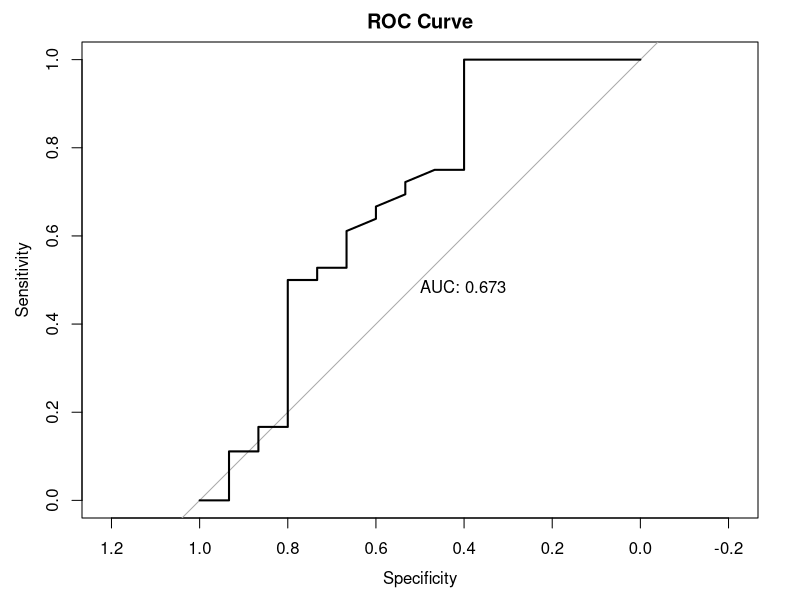
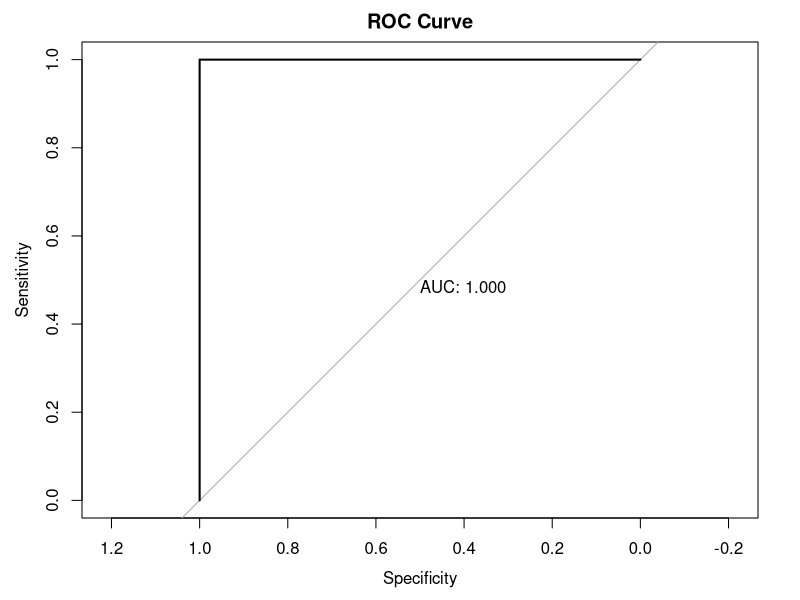
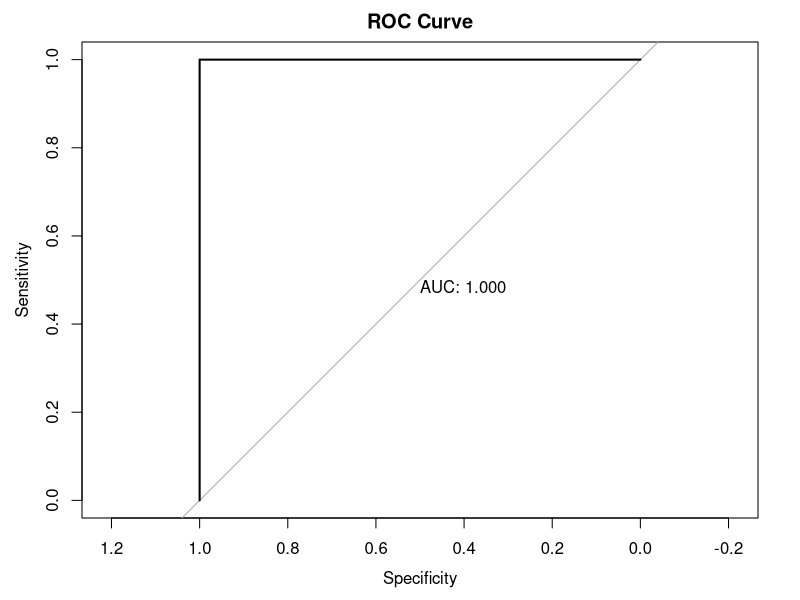
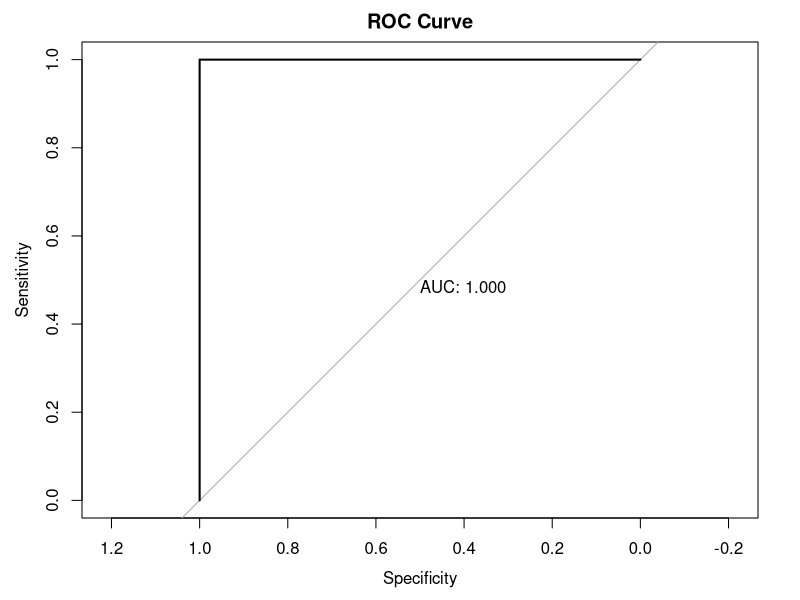
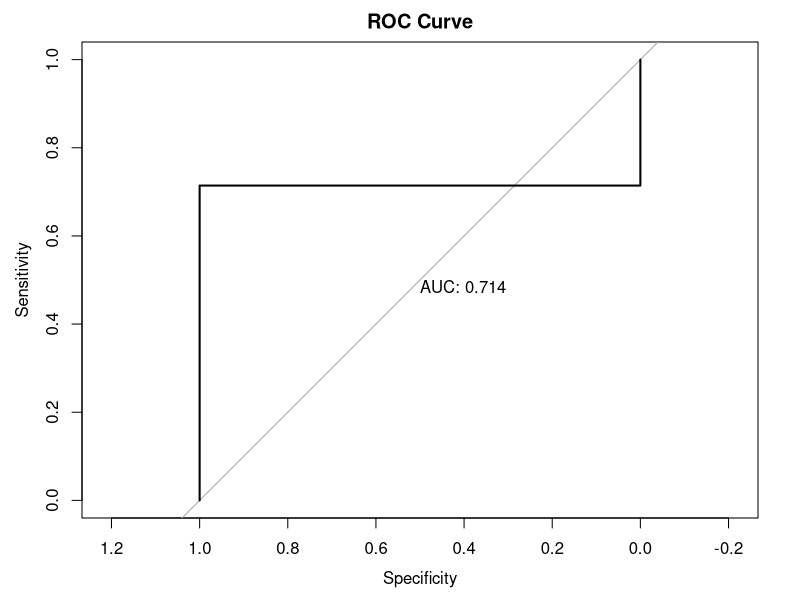
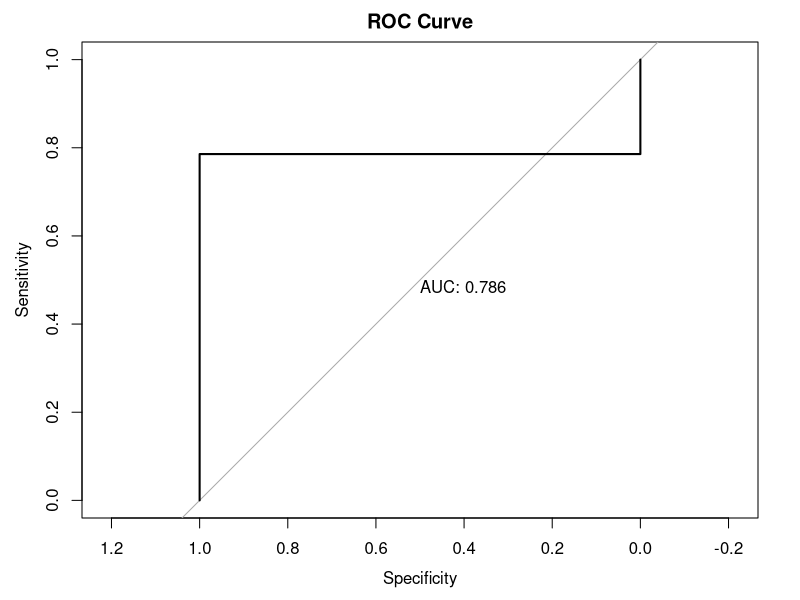
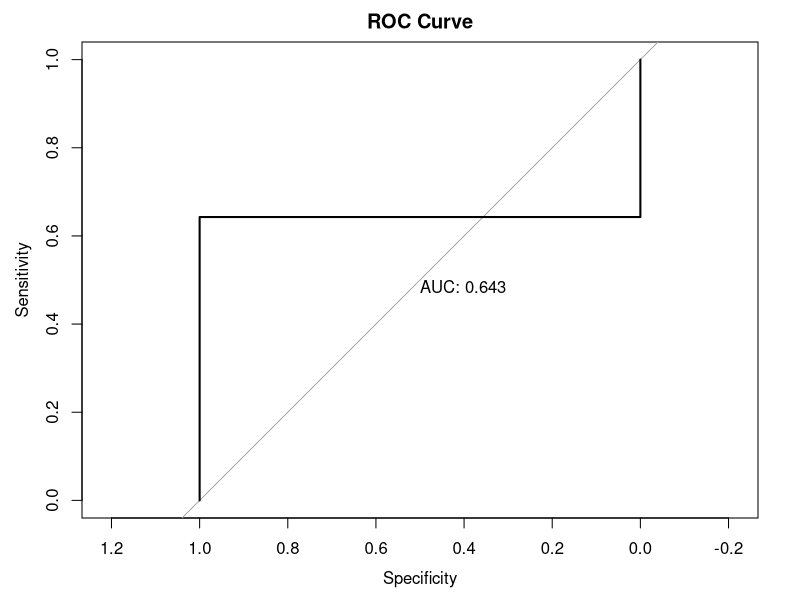
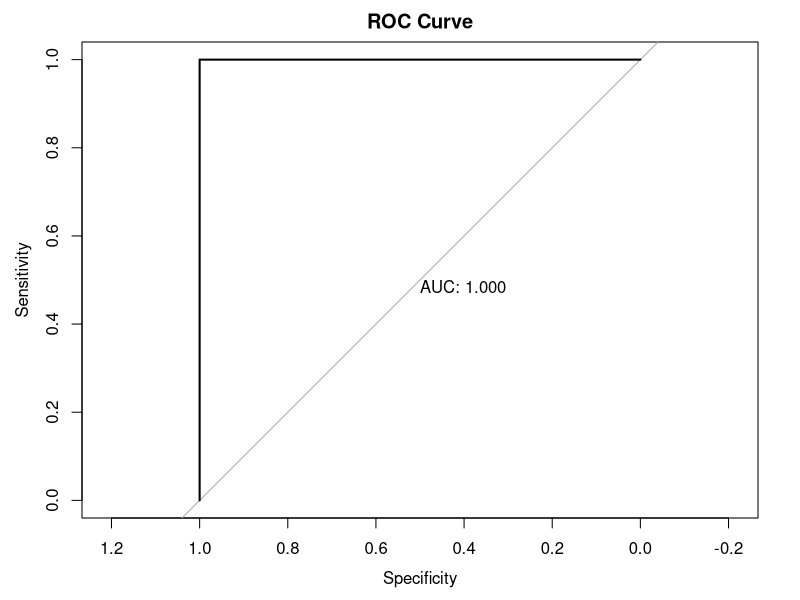

The R source for these figures, in order:
## ---- chunk 1
suppressPackageStartupMessages({
    library(tidyverse)
    library(caret)
    library(pROC)
})
## ---- chunk 2
## Sample scores for the train set (80% of the randomly selected COAD samples)
## Only the top 15 validated RAVs
sampleScore_sub <- read.csv("data/sampleScore_train.csv", row.names = 1) # 261 samples x 15 RAVs

## Training set's metadata: character variables
charTb <- read.csv("data/meta_train_char.csv", row.names = 1) # 261 samples x 182 metadata attributes (char)

## All the metadata for training data with >10% completeness (for color)
meta_train <- read.csv("data/meta_train_all.csv", row.names = 1) # 261 samples x 869 metadata attributes (>10% complete)

## Convert character variables into the `factor` data type
factorTb <- meta_train
factorTb[sapply(factorTb, is.character)] <- lapply(factorTb[sapply(factorTb, is.character)], factor)
## ---- chunk 3
#' Function to preprocess data
#' 
#' @param data A matrix with taxa (row) and samples (column), stored in the 
#' assay slot of the TreeSummarizedExperiment object.
#' @param min Integer(1). The minimum number of samples detecting the feature.
#' Default is 0.
#' 
preprocess_data <- function(data, min = 0) {
  keep_features <- rowSums(data > 0) >= min
  data <- data[keep_features, ]
  return(data)
}

#' Evaluate Random Forest classification model using ROC curve
#' 
#' @import caret
#' @import pROC
#' 
#' @param data A matrix with taxa (row) and samples (column), stored in the 
#' assay slot of the TreeSummarizedExperiment object.
#' @param labels A vector of outcomes. The number of samples and the length of 
#' labels should be same.
#' @param min Integer(1). The minimum number of samples detecting the feature.
#' Default is 0.
#' @param p The percentage of data that goes to training. Between 0 and 1. Default is 0.8.
#' @param aucOnly If `TRUE`, this function returns only the AUC. 
#' 
#' @examples
#' se <- curated_cmd |>
#'     filter(study_name == "HanniganGD_2017") |>
#'     filter(disease %in% c("Healthy", "Colorectal Carcinoma")) |>
#'     select(where(~ !all(is.na(.x)))) |> 
#'     returnSamples("relative_abundance", rownames = "short")
#' 
#' data <- assay(se)
#' labels <- colData(se)$disease %>% factor
#' evaluateRFmodel(data, labels)
#' 
evaluateRFmodel <- function(data, labels, p = 0.8, min = 0, aucOnly = FALSE) {
    
    ## Sanity check
    if (ncol(data) != length(labels)) {
        msg <- "The number of samples and the length of labels are different."
        stop(msg)
    }
    
    ## Preprocess data
    data <- preprocess_data(data, min = min)
  
    ## Split data into training and test sets
    train_index <- createDataPartition(labels, p = p, list = FALSE)
    train_data <- data[,train_index] |> t()
    train_labels <- labels[train_index]
    test_data <- data[,-train_index] |> t()
    test_labels <- labels[-train_index]
  
    ## Binary or Multinomial Logit
    lvs <- levels(train_labels)
    nlvs <- nlevels(train_labels)
    if (nlvs == 2) {
        train_metric <- "Accuracy"
    } else if (nlvs > 2) {
        train_metric <- "MultinomialLogitMetric"
    }
    
    ## Train random forest model with nested cross-validation
    rf_model <- train(
        train_data, train_labels,
        method = "rf", # random forest
        metric = train_metric,
        trControl = trainControl(
            method = "repeatedcv", # repeating cross-validation
            number = 5, # number of re-sampling iterations
            repeats = 5,
            search = "random"),
        tuneLength = 20
    )
  
    ## Evaluate model performance on test set
    predictions <- predict(rf_model, newdata = test_data, type = "prob")
    
    ## Generate ROC curve
    if (nlvs == 2) {
        roc_obj <- roc(response = factor(test_labels, levels = lvs),
                       predictor = predictions[, 2],
                       levels = rev(lvs))
        if (isTRUE(aucOnly)) {
            return(roc_obj$auc)
        } else {
            plot(roc_obj, print.auc = TRUE, main = "ROC Curve") # plot ROC curve
        }
    } else {
        roc_obj <- multiclass.roc(response = factor(test_labels, levels = lvs),
                                  predictor = predictions)
        if (isFALSE(aucOnly)) {
            msg <- "A multiclass AUC is a mean of several auc and cannot be plotted."
            message(msg)
        }
        return(roc_obj$auc)
    }
}
## ---- chunk 4
validated_RAVs <- c("RAV188", "RAV832", "RAV579", "RAV1166", "RAV220")
# target_attr <- "patient.lymphatic_invasion"
# target_RAVs <- c("RAV220", "RAV833", "RAV1575", validated_RAVs) %>% unique
target_attr <- "patient.bcr_canonical_check.bcr_patient_canonical_status"
target_RAVs <- c("RAV1302", "RAV517", validated_RAVs) %>% unique
# target_attr <- "pathologic_stage"
# target_RAVs <- c("RAV832", "RAV61", "RAV834")

labels <- factorTb[[target_attr]]
nonNALabels <- which(!is.na(labels))
data <- sampleScore_sub[,target_RAVs]

train_data <- data[nonNALabels,]
train_labels <- labels[nonNALabels]

set.seed(1234)
evaluateRFmodel(data = t(train_data), labels = train_labels)
## ---- chunk 5
# validated_RAVs <- c("RAV188", "RAV832", "RAV579", "RAV1166", "RAV220")
validated_RAVs <- c("RAV61", "RAV188", "RAV192", "RAV220", "RAV324", "RAV517", "RAV579", "RAV832", "RAV833", "RAV834", "RAV868", "RAV1008", "RAV1166", "RAV1302", "RAV1575")
# target_attr <- "patient.lymphatic_invasion"
# target_RAVs <- c("RAV220", "RAV833", "RAV1575", validated_RAVs) %>% unique
#target_attr <- "patient.bcr_canonical_check.bcr_patient_canonical_status"
target_attr <- "patient.microsatellite_instability"
target_RAVs <- c(validated_RAVs) %>% unique
# target_attr <- "pathologic_stage"
# target_RAVs <- c("RAV832", "RAV61", "RAV834")
  

validated_RAVs <- c("RAV61", "RAV188", "RAV192", "RAV220", "RAV324", "RAV517", "RAV579", "RAV832", "RAV833", "RAV834", "RAV868", "RAV1008", "RAV1166", "RAV1302", "RAV1575")
target_attr <- "patient.microsatellite_instability"

labels <- factorTb[[target_attr]]
nonNALabels <- which(!is.na(labels))
data <- sampleScore_sub[,validated_RAVs]

train_data <- data[nonNALabels,]
train_labels <- labels[nonNALabels]

set.seed(1234)
evaluateRFmodel(data = t(train_data), labels = train_labels)
## ---- chunk 6
validated_RAVs <- c("RAV61", "RAV188", "RAV192", "RAV220", "RAV324", "RAV517", "RAV579", "RAV832", "RAV833", "RAV834", "RAV868", "RAV1008", "RAV1166", "RAV1302", "RAV1575")
target_attr <- "patient.microsatellite_instability"

labels <- factorTb[[target_attr]]
nonNALabels <- which(!is.na(labels))
data <- sampleScore_sub[,validated_RAVs]

train_data <- data[nonNALabels,]
train_labels <- labels[nonNALabels]

set.seed(1234)
evaluateRFmodel(data = t(train_data), labels = train_labels)
## ---- chunk 7
validated_RAVs <- c("RAV61", "RAV188", "RAV192", "RAV220", "RAV324", "RAV517", "RAV579", "RAV832", "RAV833", "RAV834") #Removing RAVs 868, 1008, 1166, 1302, 1575 has no effect
# Removing RAV834 lowered the score by 0.143 (AUC score: 0.857)
target_attr <- "patient.microsatellite_instability"

labels <- factorTb[[target_attr]]
nonNALabels <- which(!is.na(labels))
data <- sampleScore_sub[,validated_RAVs]

train_data <- data[nonNALabels,]
train_labels <- labels[nonNALabels]

set.seed(1234)
evaluateRFmodel(data = t(train_data), labels = train_labels)
## ---- chunk 8
validated_RAVs <- c("RAV192", "RAV1575") # Add on RAV832 AUC: 0.786, RAV833: 0.857, RAV834: 1.00

target_attr <- "patient.microsatellite_instability"

labels <- factorTb[[target_attr]]
nonNALabels <- which(!is.na(labels))
data <- sampleScore_sub[,validated_RAVs]

train_data <- data[nonNALabels,]
train_labels <- labels[nonNALabels]

set.seed(1234)
evaluateRFmodel(data = t(train_data), labels = train_labels)
## ---- chunk 9
validated_RAVs <- c("RAV61", "RAV188", "RAV192", "RAV220", "RAV324", "RAV517", "RAV579", "RAV832", "RAV833", "RAV868", "RAV1008", "RAV1166", "RAV1302", "RAV1575") #Removing only 834 lowers the score by 0.214 (AUC: 0.786)
target_attr <- "patient.microsatellite_instability"

labels <- factorTb[[target_attr]]
nonNALabels <- which(!is.na(labels))
data <- sampleScore_sub[,validated_RAVs]

train_data <- data[nonNALabels,]
train_labels <- labels[nonNALabels]

set.seed(1234)
evaluateRFmodel(data = t(train_data), labels = train_labels)
## ---- chunk 10
validated_RAVs <- c("RAV61", "RAV188", "RAV192", "RAV220", "RAV324", "RAV517", "RAV579", "RAV868", "RAV1008", "RAV1166", "RAV1302", "RAV1575") #Removing 832, 833, and 834 lowers the score by 0.357 (AUC: 0.643)
target_attr <- "patient.microsatellite_instability"

labels <- factorTb[[target_attr]]
nonNALabels <- which(!is.na(labels))
data <- sampleScore_sub[,validated_RAVs]

train_data <- data[nonNALabels,]
train_labels <- labels[nonNALabels]

set.seed(1234)
evaluateRFmodel(data = t(train_data), labels = train_labels)
## ---- chunk 11
#All 15 validated RAVs: 61, 188, 192, 220, 324, 517, 579, 832, 833, 834, 868, 1008, 1166, 1302, 1575

validated_RAVs <- c("RAV834", "RAV1575")
target_attr <- "patient.microsatellite_instability"

labels <- factorTb[[target_attr]]
nonNALabels <- which(!is.na(labels))
data <- sampleScore_sub[,validated_RAVs]

train_data <- data[nonNALabels,]
train_labels <- labels[nonNALabels]

set.seed(1234)
evaluateRFmodel(data = t(train_data), labels = train_labels)
## ---- chunk 12
#All 15 validated RAVs: 61, 188, 192, 220, 324, 517, 579, 832, 833, 834, 868, 1008, 1166, 1302, 1575
#Remove RAV 834 completely. Remove one RAV and run the evaluation model with the other 13 RAVs.

validated_RAVs <- c("RAV61", "RAV188", "RAV192", "RAV220", "RAV324", "RAV579", "RAV832", "RAV833", "RAV868", "RAV1008", "RAV1166", "RAV1302", "RAV1575")
target_attr <- "patient.microsatellite_instability"

labels <- factorTb[[target_attr]]
nonNALabels <- which(!is.na(labels))
data <- sampleScore_sub[,validated_RAVs]

train_data <- data[nonNALabels,]
train_labels <- labels[nonNALabels]

set.seed(1234)
evaluateRFmodel(data = t(train_data), labels = train_labels)

## ---- chunk 13
#All 15 validated RAVs: 61, 188, 192, 220, 324, 517, 579, 832, 833, 834, 868, 1008, 1166, 1302, 1575
#Remove RAVs 517 and 834 completely. Remove one RAV and run the evaluation model with the other 12 RAVs.

validated_RAVs <- c("RAV61", "RAV188", "RAV192", "RAV220", "RAV324", "RAV579", "RAV832", "RAV833", "RAV868", "RAV1008", "RAV1166", "RAV1302")
target_attr <- "patient.microsatellite_instability"

labels <- factorTb[[target_attr]]
nonNALabels <- which(!is.na(labels))
data <- sampleScore_sub[,validated_RAVs]

train_data <- data[nonNALabels,]
train_labels <- labels[nonNALabels]

set.seed(1234)
evaluateRFmodel(data = t(train_data), labels = train_labels)

## ---- chunk 14
#All 15 validated RAVs: 61, 188, 192, 220, 324, 517, 579, 832, 833, 834, 868, 1008, 1166, 1302, 1575
#Remove RAVs 517, 220, 579, 834, 868, 1008, 1166, and 1302.

validated_RAVs <- c("RAV61", "RAV188", "RAV192", "RAV324", "RAV832", "RAV833", "RAV1575")
target_attr <- "patient.microsatellite_instability"

labels <- factorTb[[target_attr]]
nonNALabels <- which(!is.na(labels))
data <- sampleScore_sub[,validated_RAVs]

train_data <- data[nonNALabels,]
train_labels <- labels[nonNALabels]

set.seed(1234)
evaluateRFmodel(data = t(train_data), labels = train_labels)

## ---- chunk 15
#All 15 validated RAVs: 61, 188, 192, 220, 324, 517, 579, 832, 833, 834, 868, 1008, 1166, 1302, 1575
#Remove RAVs 517, 220, 579, 833, 834, 868, 1008, 1166, and 1302.

validated_RAVs <- c("RAV61", "RAV188", "RAV192", "RAV324")
target_attr <- "patient.microsatellite_instability"

labels <- factorTb[[target_attr]]
nonNALabels <- which(!is.na(labels))
data <- sampleScore_sub[,validated_RAVs]

train_data <- data[nonNALabels,]
train_labels <- labels[nonNALabels]

set.seed(1234)
evaluateRFmodel(data = t(train_data), labels = train_labels)
## ---- chunk 16
#All 15 validated RAVs: 61, 188, 192, 220, 324, 517, 579, 832, 833, 834, 868, 1008, 1166, 1302, 1575
#Remove RAVs 517, 220, 579, 832, 833, 834, 868, 1008, 1166, and 1302.

validated_RAVs <- c("RAV61", "RAV188", "RAV192", "RAV324")
target_attr <- "patient.microsatellite_instability"

labels <- factorTb[[target_attr]]
nonNALabels <- which(!is.na(labels))
data <- sampleScore_sub[,validated_RAVs]

train_data <- data[nonNALabels,]
train_labels <- labels[nonNALabels]

set.seed(1234)
evaluateRFmodel(data = t(train_data), labels = train_labels)
## ---- chunk 17
#All 15 validated RAVs: 61, 188, 192, 220, 324, 517, 579, 832, 833, 834, 868, 1008, 1166, 1302, 1575
#Remove RAVs 517, 220, 579, 832, 833, 834, 868, 1008, 1166, 1302, and 1575.

validated_RAVs <- c("RAV61", "RAV188", "RAV192", "RAV324", "RAV1575")
target_attr <- "patient.microsatellite_instability"

labels <- factorTb[[target_attr]]
nonNALabels <- which(!is.na(labels))
data <- sampleScore_sub[,validated_RAVs]

train_data <- data[nonNALabels,]
train_labels <- labels[nonNALabels]

set.seed(1234)
evaluateRFmodel(data = t(train_data), labels = train_labels)
